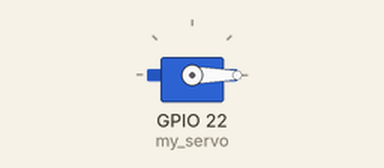
The program below on a simulated ESP32 board running MicroPython. Shown: servo. At 2.0 s the program stops and its outputs stay as they are.

Above: at 0.1 s.
At 1.1 s:
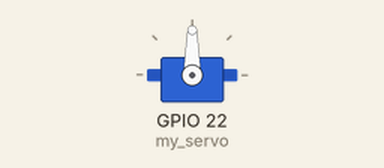
Timing chart, 0 to 2.6 s (numbered marks = the images above):
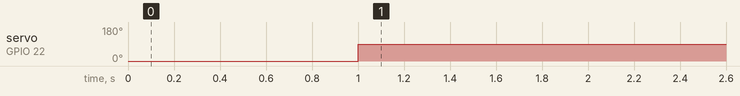

Measured:
- by itself, servo on GPIO 22 (my_servo): 0° → 90° at 1.0 s

The program:

LAB02.py
```python
from servo import Servo
from machine import Pin
import time

# 建立伺服馬達物件
my_servo = Servo(Pin(22))

# 轉至 0 度
my_servo.write_angle(0)
time.sleep(1)
# 轉至 90 度
my_servo.write_angle(90)
time.sleep(1)
```
